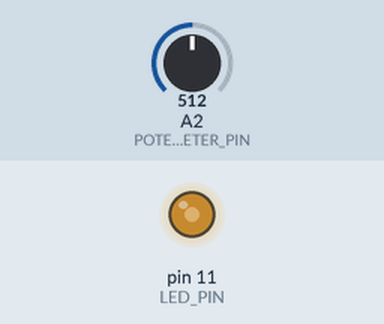
Simulated run of this sketch. Board: Arduino Uno, built with avr-gcc and run on an emulated ATmega328P. Parts: output pins drawn as LEDs (lit = HIGH). The test bench sets the inputs (shaded band); at power-on: A2 (POTENCIOMETER_PIN) = 512.

Above: at 1.2 s.
1.3 s: A2 (POTENCIOMETER_PIN) set to 716
At 2.0 s:
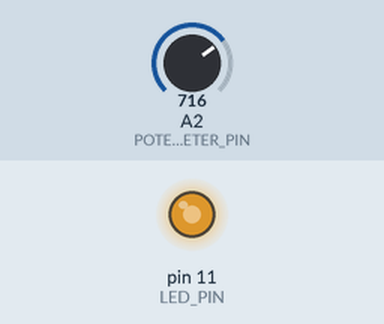
2.8 s: A2 (POTENCIOMETER_PIN) set to 900
At 3.3 s:
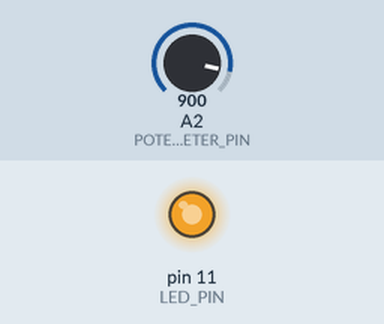
4.3 s: A2 (POTENCIOMETER_PIN) set to 122
At 4.6 s:
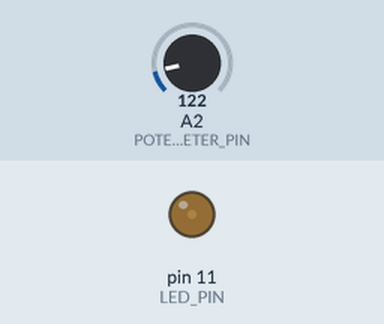
5.8 s: A2 (POTENCIOMETER_PIN) set to 0
At 7.1 s:
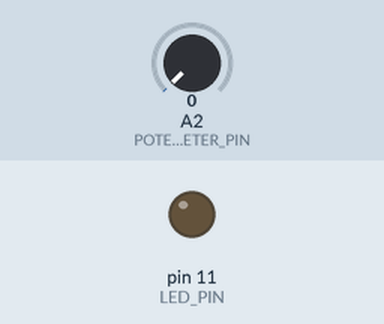
Timing chart, 0 to 8.3 s (numbered marks = the images above; inputs shaded):
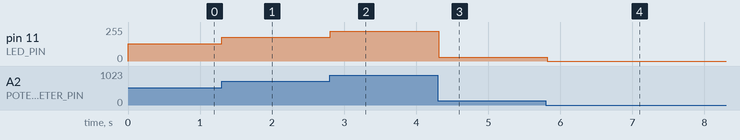

The sketch:

potenciometer_controlled_LED.ino
```cpp
#define POTENCIOMETER_PIN A2
#define LED_PIN 11
void setup() {
  pinMode(LED_PIN, OUTPUT);

}

void loop() {
  int potenciometer_value = analogRead(POTENCIOMETER_PIN);
  int LED_brightness = potenciometer_value * 0.25;

  analogWrite(LED_PIN, LED_brightness);

  delay(50);
}
```

Measured:
- after the input at 1.3 s, pin 11 (LED_PIN): 128/255 → 179/255 at once
- after the input at 2.8 s, pin 11 (LED_PIN): 179/255 → 225/255 at once
- after the input at 4.3 s, pin 11 (LED_PIN): 225/255 → 30/255 at once
- after the input at 5.8 s, pin 11 (LED_PIN): 30/255 → 0/255 at once
